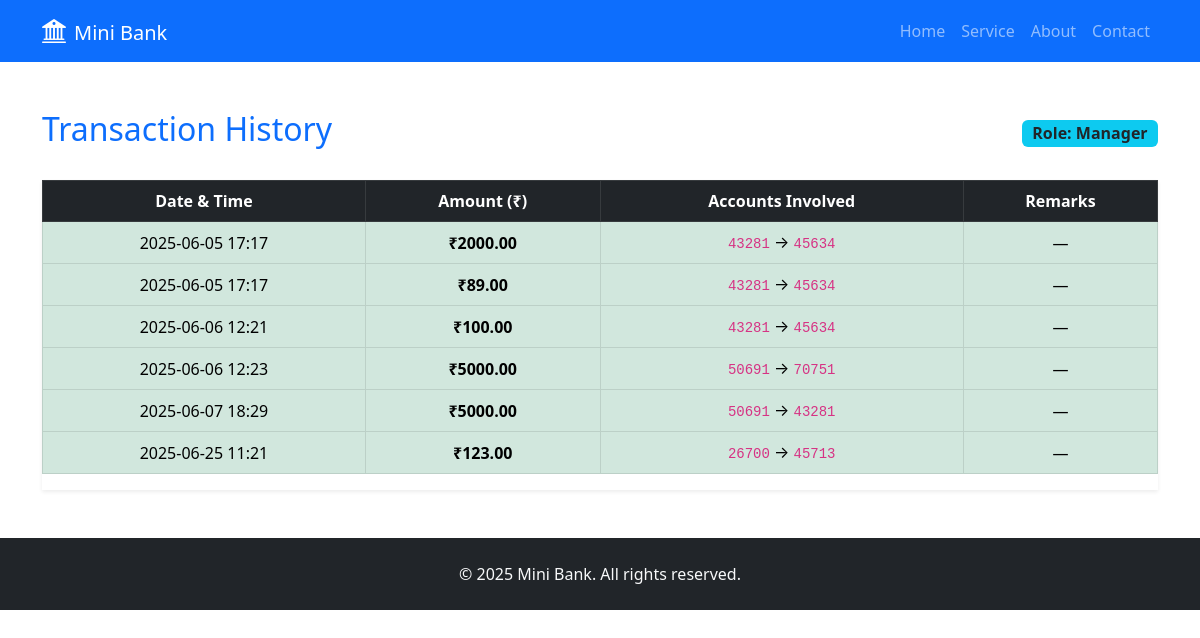
The page /manager/view_transaction on the database its author committed.
### Customer/models.py (models this page shows)
class Transaction(models.Model):
    From_account = models.CharField(max_length=20)
    To_account = models.CharField(max_length=20)
    Amount = models.DecimalField(max_digits=10, decimal_places=2)
    Timestamp = models.DateTimeField(default=timezone.now)
    Remarks = models.TextField(blank=True, null=True)

### Manager/views.py (the view)
def view_transaction(request):
    transactions=Transaction.objects.all()
    context = {
        'transactions': transactions,
        'user_role': 'manager'  # Assuming 'role' is 'employee' or 'manager'
    }
    return render(request, 'view_transaction.html', context)

### templates/view_transaction.html (shortened to what this page needs)
{% extends 'base.html' %}
{% load static %}
{% block content %}
<div class="container mt-5">
  <div class="d-flex justify-content-between align-items-center mb-4">
    <h2 class="text-primary">Transaction History</h2>
    <span class="badge bg-info text-dark fs-6">Role: {{ user_role|title }}</span>
  </div>
  <div class="table-responsive shadow-sm">
    <table class="table table-hover table-bordered align-middle text-center">
      <thead class="table-dark">
        <tr>
          <th>Date & Time</th>
          <th>Amount (₹)</th>
          <th>
            {% if user_role == 'manager' %}
              Accounts Involved
            {% else %}
              Transfer Direction
            {% endif %}
          </th>
          <th>Remarks</th>
        </tr>
      </thead>
      <tbody>
        {% for txn in transactions %}
        <tr class="{% if txn.From_account == acc_no %}table-danger{% else %}table-success{% endif %}">
          <td>{{ txn.Timestamp|date:"Y-m-d H:i" }}</td>
          <td class="fw-semibold">₹{{ txn.Amount }}</td>
          <td>
              <code>{{ txn.From_account }}</code> → <code>{{ txn.To_account }}</code>
          </td>
          <td>{{ txn.Remarks|default:"—" }}</td>
        </tr>
        {% empty %}
        <tr>
          <td colspan="5" class="text-center text-muted py-4">
            No transactions available.
          </td>
        </tr>
        {% endfor %}
      </tbody>
    </table>
  </div>
</div>
{% endblock %}

### templates/base.html (shortened to what this page needs)
<!DOCTYPE html>
<html lang="en">
<head>
  <link href="https://cdn.jsdelivr.net/npm/bootstrap@5.3.0/dist/css/bootstrap.min.css" rel="stylesheet">
  <link href="https://cdn.jsdelivr.net/npm/bootstrap-icons/font/bootstrap-icons.css" rel="stylesheet">
</head>
<body>
<nav class="navbar navbar-expand-lg navbar-dark bg-primary">
  <div class="container">
    <a class="navbar-brand" href=""> <i class="bi bi-bank2 me-2 fs-4"></i>Mini Bank</a>
    <div class="collapse navbar-collapse" id="navbarNav">
      <ul class="navbar-nav ms-auto">
        <li class="nav-item"><a class="nav-link" href="{%url 'home'%}">Home</a></li>
        <li class="nav-item"><a class="nav-link" href="{%url 'service'%}">Service</a></li>
        <li class="nav-item"><a class="nav-link" href="{%url 'about'%}">About</a></li>
        <li class="nav-item"><a class="nav-link" href="{%url 'contact'%}">Contact</a></li>
      </ul>
    </div>
  </div>
</nav>
{% block content%}
{% endblock content%}
<footer class="bg-dark text-light py-4 mt-5">
  <div class="container text-center">
    <p class="mb-0">&copy; 2025 Mini Bank. All rights reserved.</p>
  </div>
</footer>
</body>
</html>

### rows shown on the page
Transaction: Timestamp "2025-06-05 17:17", Amount "2000.00", From_account "43281", To_account "45634", Remarks "—"
Transaction: Timestamp "2025-06-05 17:17", Amount "89.00", From_account "43281", To_account "45634", Remarks "—"
Transaction: Timestamp "2025-06-06 12:21", Amount "100.00", From_account "43281", To_account "45634", Remarks "—"
Transaction: Timestamp "2025-06-06 12:23", Amount "5000.00", From_account "50691", To_account "70751", Remarks "—"
Transaction: Timestamp "2025-06-07 18:29", Amount "5000.00", From_account "50691", To_account "43281", Remarks "—"
Transaction: Timestamp "2025-06-25 11:21", Amount "123.00", From_account "26700", To_account "45713", Remarks "—"

### other values the page prints
{{ user_role|title }} "Manager"
